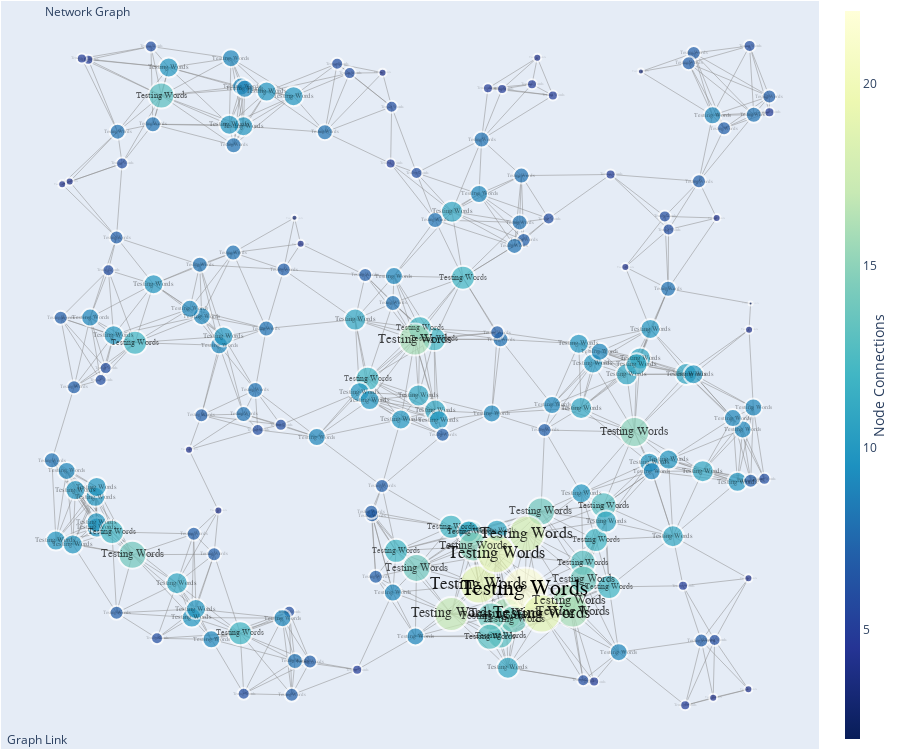

Source (notebook cell):
### Markdown cell above
Create Network Graph

### Code cell
fig = go.Figure(data=[edge_traces, node_trace],
                layout=go.Layout(
                    title='<br>Network Graph',
                    titlefont_size=12,
                    height=750,
                    width=None,
                    showlegend=False,
                    hovermode='closest',
                    margin=dict(b=1,l=1,r=1,t=1), # b=20,l=5,r=5,t=40
                    annotations=[dict(text="Graph <a href=''>Link</a>",
                                      showarrow=False,
                                      xref="paper", yref="paper",
                                      x=0.005,
                                      y=-0.002)],
                    xaxis=dict(showgrid=False,
                               zeroline=False,
                               showticklabels=False),
                    yaxis=dict(showgrid=False,
                               zeroline=False,
                               showticklabels=False),)
                )

for trace in text_trace:
    fig.add_trace(trace)

fig.show()
